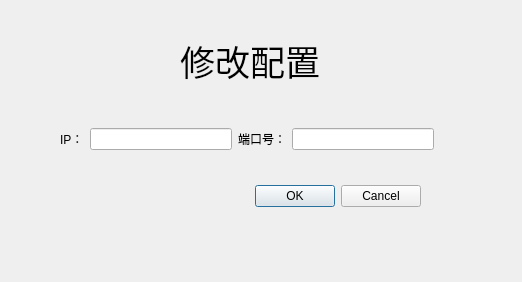
<?xml version="1.0" encoding="UTF-8"?>
<ui version="4.0">
 <class>ConfigWindow</class>
 <widget class="QDialog" name="ConfigWindow">
  <property name="geometry">
   <rect>
    <x>0</x>
    <y>0</y>
    <width>522</width>
    <height>282</height>
   </rect>
  </property>
  <property name="windowTitle">
   <string>修改配置</string>
  </property>
  <widget class="QDialogButtonBox" name="buttonBox">
   <property name="geometry">
    <rect>
     <x>-200</x>
     <y>180</y>
     <width>621</width>
     <height>32</height>
    </rect>
   </property>
   <property name="orientation">
    <enum>Qt::Horizontal</enum>
   </property>
   <property name="standardButtons">
    <set>QDialogButtonBox::Cancel|QDialogButtonBox::Ok</set>
   </property>
  </widget>
  <widget class="QWidget" name="widget" native="true">
   <property name="geometry">
    <rect>
     <x>60</x>
     <y>120</y>
     <width>374</width>
     <height>38</height>
    </rect>
   </property>
   <layout class="QHBoxLayout" name="horizontalLayout">
    <item>
     <widget class="QLabel" name="label">
      <property name="text">
       <string>IP：</string>
      </property>
     </widget>
    </item>
    <item>
     <widget class="QLineEdit" name="lineEdit"/>
    </item>
    <item>
     <widget class="QLabel" name="label_2">
      <property name="text">
       <string>端口号：</string>
      </property>
     </widget>
    </item>
    <item>
     <widget class="QLineEdit" name="lineEdit_2"/>
    </item>
   </layout>
  </widget>
  <widget class="QLabel" name="label_3">
   <property name="geometry">
    <rect>
     <x>180</x>
     <y>40</y>
     <width>151</width>
     <height>41</height>
    </rect>
   </property>
   <property name="font">
    <font>
     <family>Agency FB</family>
     <pointsize>26</pointsize>
    </font>
   </property>
   <property name="text">
    <string>修改配置</string>
   </property>
  </widget>
 </widget>
 <resources/>
 <connections>
  <connection>
   <sender>buttonBox</sender>
   <signal>accepted()</signal>
   <receiver>ConfigWindow</receiver>
   <slot>accept()</slot>
   <hints>
    <hint type="sourcelabel">
     <x>248</x>
     <y>254</y>
    </hint>
    <hint type="destinationlabel">
     <x>157</x>
     <y>274</y>
    </hint>
   </hints>
  </connection>
  <connection>
   <sender>buttonBox</sender>
   <signal>rejected()</signal>
   <receiver>ConfigWindow</receiver>
   <slot>reject()</slot>
   <hints>
    <hint type="sourcelabel">
     <x>316</x>
     <y>260</y>
    </hint>
    <hint type="destinationlabel">
     <x>286</x>
     <y>274</y>
    </hint>
   </hints>
  </connection>
 </connections>
</ui>
